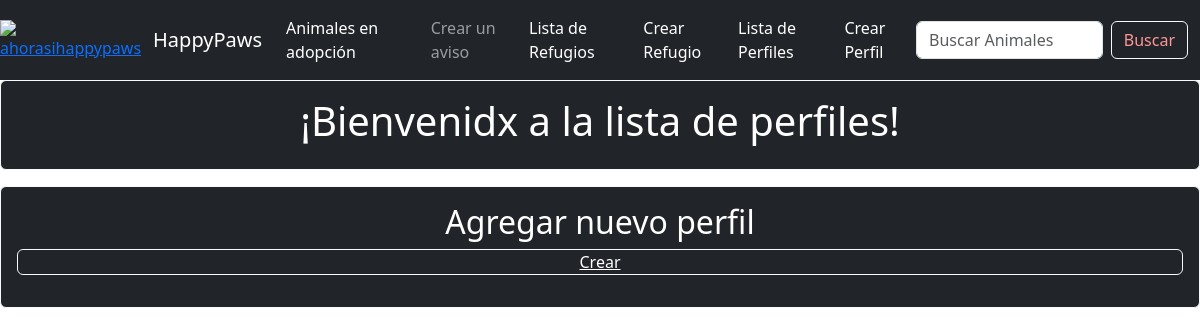
/profile-list/, run on an earlier commit of the app's database.
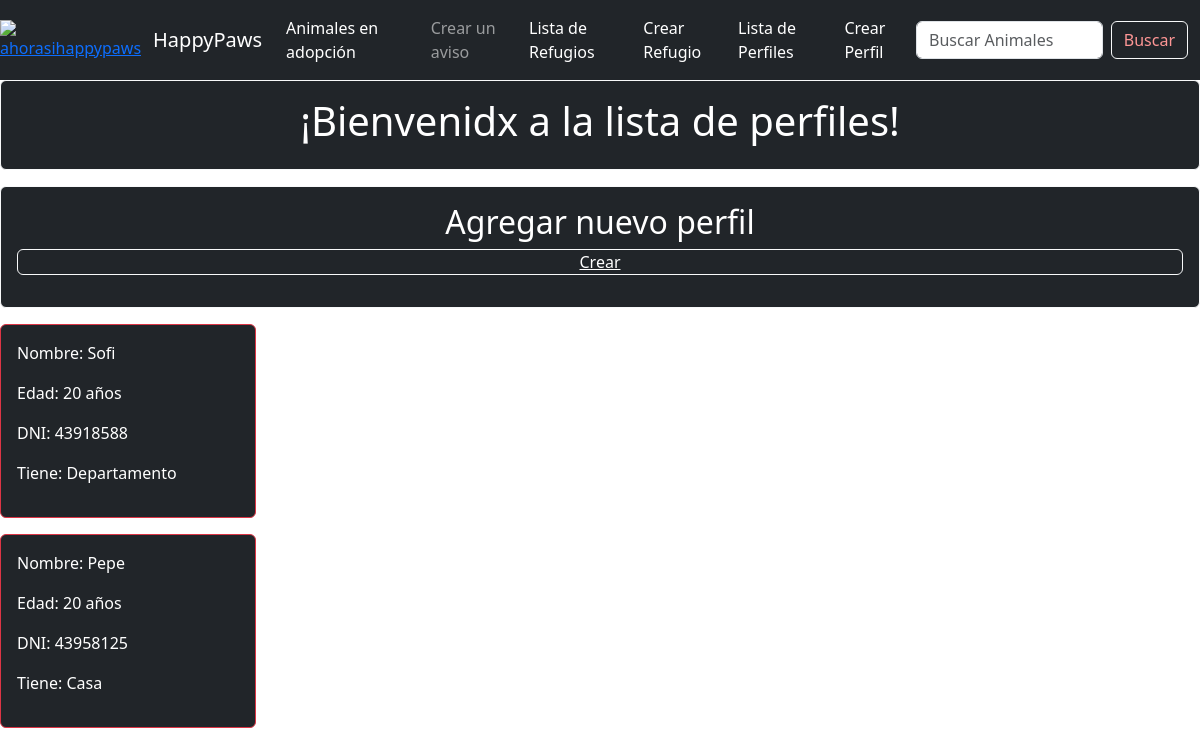
And on a later commit of the database.
### animal_app/models.py (models this page shows, shortened)
class Person(models.Model):
    name = models.CharField(max_length=100)
    age = models.IntegerField()
    dni = models.IntegerField()
    house_type = models.CharField(max_length=50)

### animal_app/views.py (the view)
# urls.py: path("profile-list/", profile_list),
def profile_list(request):
    if "search" in request.GET:
        search = request.GET["search"]
        all_profiles = Person.objects.filter(name_icontains=search)
    else:
        all_profiles= Person.objects.all()
    context = {
        "profiles":all_profiles,
    }
    return render(request, "profile-list.html", context = context)

### templates/profile-list.html (shortened to what this page needs)
{% extends "base.html" %}
{% block content %}
<div class="card text-bg-dark mb-3 card border-light mb-3">
    <div class="card-body">
        <h1 style="text-align:center;">¡Bienvenidx a la lista de perfiles!</h1>
    </div>
</div>
<div class="card text-bg-dark mb-3 card border-light mb-3">
    <div class="card-body">
        <h2 style="text-align:center;"> Agregar nuevo perfil</h2>
        <a href="/create-profile/" class="card text-bg-dark mb-3 card border-light mb-3" style="text-align: center;">Crear</a>
    </div>
</div>
    {% for profile in profiles %}
    <div class="card text-bg-dark mb-3 card border-danger mb-3" style="max-width: 16rem;">
        <div class="card-body">
        <p> Nombre: {{profile.name}} </p>
        <p> Edad: {{profile.age}} años</p>
        <p> DNI: {{profile.dni}} </p>
        <p> Tiene: {{profile.house_type}} </p>
        </div>
    </div>
    {% endfor %}
{% endblock %}

What changed in the data, as far as the page shows it:
added Person: name "Sofi", age "20", dni "43918588", house_type "Departamento"
added Person: name "Pepe", age "20", dni "43958125", house_type "Casa"
